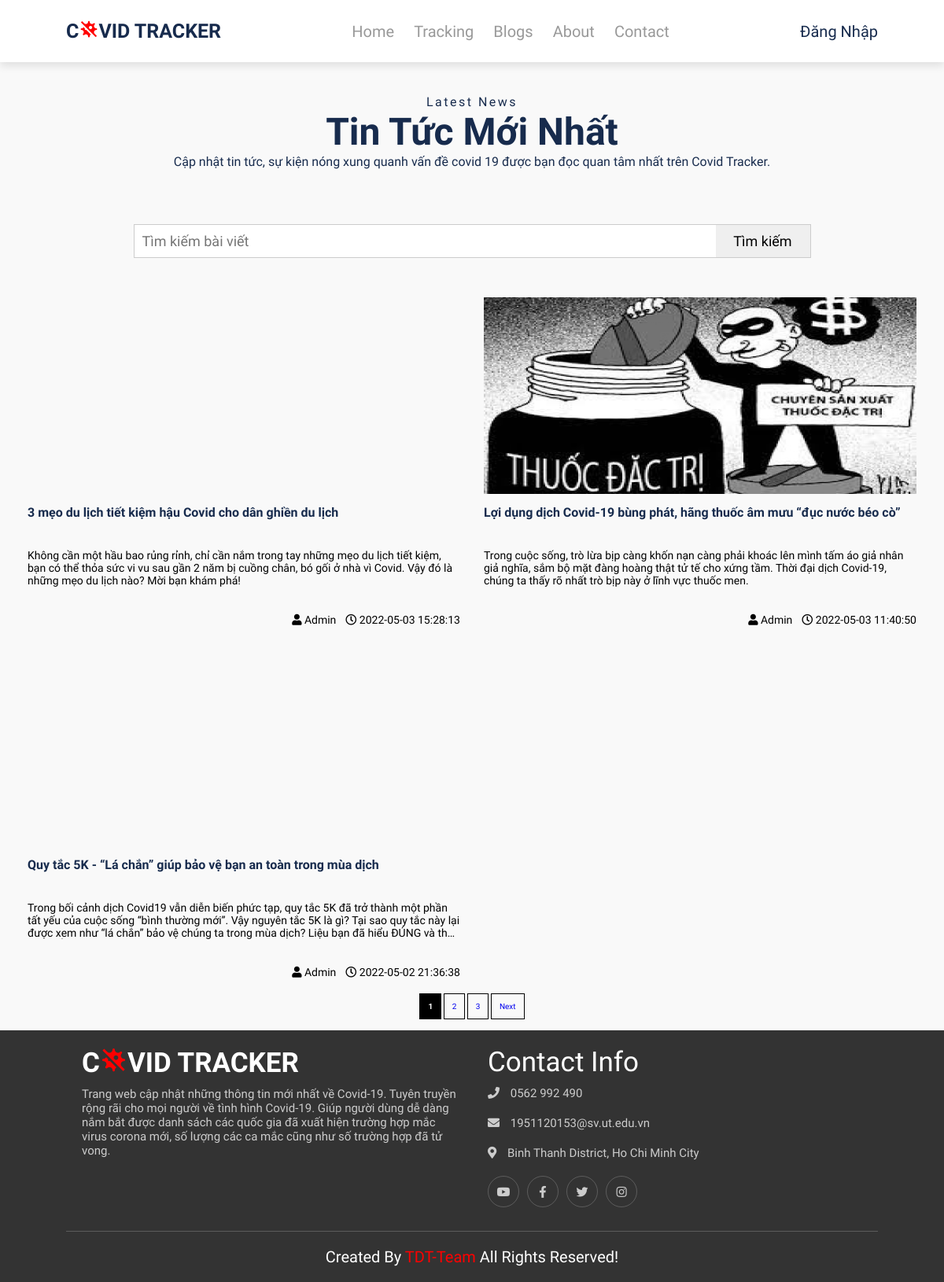
The page /blog.php on the database as committed earlier.
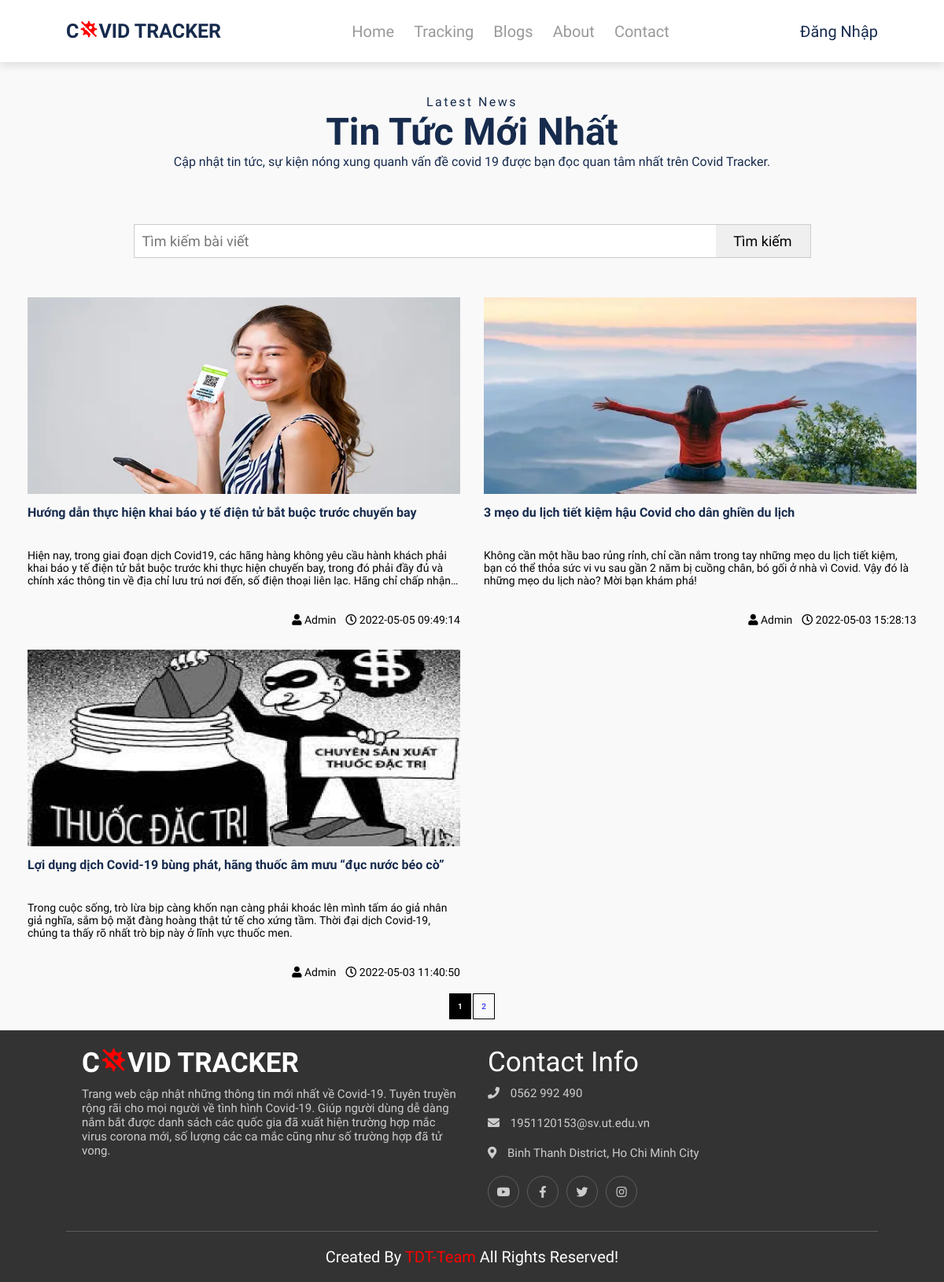
The same page on the database as committed later.
### tables this page shows
CREATE TABLE `posts` (
  `post_id` int(10) NOT NULL,
  `title` text NOT NULL,
  `thumbnail` text NOT NULL,
  `description` text NOT NULL,
  `content` text DEFAULT NULL,
  `date_time_create` datetime NOT NULL DEFAULT current_timestamp(),
  `author` varchar(50) DEFAULT NULL
);

### blog.php (the view, shortened to what this page needs)
<?php
    include('header.php');
    include('conn.php');
?>
<body onLoad=load() class="loading">
    <div class="blog__container" style="margin-top: 100px">
        <div class="row blog__intro">
            <div class="col-12">
                <span>Latest News</span>
                <h3>Tin tức mới nhất</h3>
                <p>Cập nhật tin tức, sự kiện nóng xung quanh vấn đề covid 19 được bạn đọc quan tâm nhất trên Covid Tracker.</p>
            </div>
            <div class="col-12 search">
                <form class="wrapper" method="GET" action="">
                    <?php
                        $param = "";
                        $search = isset($_GET['post-name']) ? $_GET['post-name'] : "";
                    ?>
                    <input type="text" class="search-input" placeholder="Tìm kiếm bài viết" name="post-name" value="<?= isset($_GET['post-name']) ? $_GET['post-name'] : ""; ?>">
                    <input type="submit" class="search-btn" value="Tìm kiếm">
                </form>
            </div>
        </div>
        <div class="row blog__content">
            <?php
                $item_per_page = !empty($_GET['per_page']) ? $_GET['per_page'] : 3;
                $current_page = !empty($_GET['page']) ? $_GET['page'] : 1;
                $offset = ($current_page - 1) * $item_per_page;
                if ($search) {
                    $sql_sl = "SELECT * FROM `posts` WHERE `title` LIKE '%" . $search . "%' OR `description` LIKE '%" . $search . "%' LIMIT " . $item_per_page . " OFFSET " . $offset;
                    $listPost = mysqli_query($connect, $sql_sl);
                    $totalRecords = mysqli_query($connect, "SELECT * FROM `posts` WHERE `title` LIKE '%" . $search . "%' OR `description` LIKE '%" . $search . "%'");
                } else {
                    $sql_sl = "SELECT * FROM `posts` ORDER BY date_time_create DESC LIMIT " . $item_per_page . " OFFSET " . $offset;;
                    $listPost = mysqli_query($connect, $sql_sl);
                    $totalRecords = mysqli_query($connect, "SELECT * FROM `posts`");
                }
                $totalRecords = $totalRecords->num_rows;
                $totalPages = ceil($totalRecords / $item_per_page);
                while ($row = mysqli_fetch_array($listPost)) {
            ?>
            <div class="col-4 col-md-6 col-sm-12">
                <div class="blog__single">
                    <div class="blog__img">
                        <a href="posts.php?id=<?= $row['post_id'] ?>">
                            <img src="upload/<?=$row["thumbnail"]?>" alt="" width="100%">
                        </a>
                    </div>
                    <div class="blog__post">
                        <a href="posts.php?id=<?= $row['post_id'] ?>">
                            <h4><?=$row["title"]?></h4>
                        </a>
                        <p>
                            <?=$row["description"]?>
                        </p>
                    </div>
                    <div class="blog__info">
                        <div class="blog__info-author">
                            <span><i class="fas fa-user"></i></span>
                            <span>Admin</span>
                        </div>
                        <div class="blog__info-cmt">
                            <span><i class="far fa-clock"></i></span>
                            <span><?=$row["date_time_create"]?></span>
                        </div>
                    </div>
                </div>
            </div>
            <?php }
                ?>
        </div>
        <div style="text-align: center; padding-bottom: 25px;" class="pagination">
                <?php include("pagination.php");     ?>
        </div>
    </div>
</body>
<?php
    include('footer.php');
?>

### header.php (shortened to what this page needs)
<!DOCTYPE html>
<html lang="en">
<head>
    <link rel="stylesheet" href="https://cdnjs.cloudflare.com/ajax/libs/font-awesome/5.15.3/css/all.min.css">
    <link rel="stylesheet" href="./css/style.css">
    <link href='https://unpkg.com/boxicons@2.0.9/css/boxicons.min.css' rel='stylesheet'>
    <link rel="stylesheet" href="./css/grid.css">
</head>
<body>
<header>
    <a href="index.php" class="logo">
        C<i class="bx bxs-virus-block bx-tada"></i>VID TRACKER
    </a>
    <nav class="navbar">
        <ul>
            <li><a href="index.php">home</a></li>
            <li><a href="tracker.php">Tracking</a></li>
            <li><a href="blog.php">Blogs</a></li>
            <li><a href="about.php">About</a></li>
            <li><a href="contact.php">contact</a></li>
        </ul>
    </nav>
    <div class="user__section pc">
            <div class="profile noselect" onclick="menuToggle()">
                <?php
                    if (isset($_SESSION["login"])) { ?>
                        <h4 class="user_name">Chào!
                                <?php echo $_SESSION["login"]["1"];
                                ?>
                                <i class="fas fa-user-circle"></i>
                                </h4>
                    <?php } else { ?>
                        <a class="loginBtn-header" href="login.php">Đăng nhập</a>
                    <?php }
                    ?>
            </div>
    </div>
</header>
</body>

### pagination.php (shortened to what this page needs)
<?php if (isset($_GET['id'])) { ?>
<?php
$id = $_GET['id'];
if ($current_page > 3) {
    $first_page = 1;
?>
    <a style="border: 1px solid #000; padding: 10px; text-decoration: none;" href="?<?= $param ?>id=<?= $id ?>&per_page=<?= $item_per_page ?>&page=<?= $first_page ?>">First</a>
<?php }
if ($current_page > 1) {
    $prev_page = $current_page - 1;
?>
    <a style="border: 1px solid #000; padding: 10px; text-decoration: none;" href="?<?= $param ?>id=<?= $id ?>&per_page=<?= $item_per_page ?>&page=<?= $prev_page ?>">Prev</a>
<?php }
?>
<?php for ($num = 1; $num <= $totalPages; $num++) { ?>
    <?php if ($num != $current_page) { ?>
        <?php if ($num > $current_page - 3 && $num < $current_page + 3) { ?>
            <a style="border: 1px solid #000; padding: 10px; text-decoration: none;" href="?<?= $param ?>id=<?= $id ?>&per_page=<?= $item_per_page ?>&page=<?= $num ?>"><?= $num ?></a>
        <?php  } ?>
    <?php  } else { ?>
        <strong style="background-color:#000; border: 1px solid #000; padding: 10px; text-decoration: none; color:#fff;"><?= $num ?></strong>
    <?php  } ?>
<?php }
?>
<?php
if ($current_page < $totalPages - 1) {
    $next_page = $current_page + 1;
?>
    <a style="border: 1px solid #000; padding: 10px; text-decoration: none;" href="?<?= $param ?>id=<?= $id ?>&per_page=<?= $item_per_page ?>&page=<?= $next_page ?>">Next</a>
<?php }
?>
<?php
if ($current_page < $totalPages - 3) {
    $end_page = $totalPages;
?>
    <a style="border: 1px solid #000; padding: 10px; text-decoration: none;" href="?<?= $param ?>id=<?= $id ?>&per_page=<?= $item_per_page ?>&page=<?= $end_page ?>">Last</a>
<?php }
?>
<?php } else { ?>
<?php for ($num = 1; $num <= $totalPages; $num++) { ?>
    <?php if ($num != $current_page) { ?>
        <?php if ($num > $current_page - 3 && $num < $current_page + 3) { ?>
            <a style="border: 1px solid #000; padding: 10px; text-decoration: none;" href="?<?= $param ?>&per_page=<?= $item_per_page ?>&page=<?= $num ?>"><?= $num ?></a>
        <?php  } ?>
    <?php  } else { ?>
        <strong style="background-color:#000; border: 1px solid #000; padding: 10px; text-decoration: none; color:#fff;"><?= $num ?></strong>
    <?php  } ?>
<?php }
?>
<?php
if ($current_page < $totalPages - 1) {
    $next_page = $current_page + 1;
?>
    <a style="border: 1px solid #000; padding: 10px; text-decoration: none;" href="?<?= $param ?>per_page=<?= $item_per_page ?>&page=<?= $next_page ?>">Next</a>
<?php }
?>
<?php }
?>

### footer.php (shortened to what this page needs)
<!DOCTYPE html>
<html lang="en">
<head>
</head>
<body>
<section class="footer">
    <div class="box-container">
        <div class="box noselect">
            <div href="" class="logo">
                C<i class="bx bxs-virus-block bx-tada"></i>VID TRACKER
            </div>
            <p>
                Trang web cập nhật những thông tin mới nhất về Covid-19. Tuyên truyền rộng rãi cho mọi người về tình hình Covid-19.
                Giúp người dùng dễ dàng nắm bắt được danh sách các quốc gia đã xuất hiện trường hợp mắc virus corona mới, số lượng các ca mắc cũng như số trường hợp đã tử vong.
            </p>
        </div>
        <div class="box">
            <h3>contact info</h3>
            <p> <i class="fas fa-phone"></i> 0562 992 490 </p>
            <p> <i class="fas fa-envelope"></i> 1951120153@sv.ut.edu.vn </p>
            <p> <i class="fas fa-map-marker-alt"></i> Binh Thanh District, Ho Chi Minh City </p>
            <div class="share">
                <a href="https://www.youtube.com/watch?v=dQw4w9WgXcQ" target="_blank" class="fab fa-youtube"></a>
                <a href="https://www.facebook.com/profile.php?id=100007816321885" target="_blank" class="fab fa-facebook-f"></a>
                <a href="https://www.youtube.com/watch?v=dQw4w9WgXcQ" target="_blank" class="fab fa-twitter"></a>
                <a href="https://www.youtube.com/watch?v=dQw4w9WgXcQ" target="_blank" class="fab fa-instagram"></a>
            </div>
        </div>
    </div>
    <h1 class="credit"> created by<a href="https://www.youtube.com/watch?v=dQw4w9WgXcQ" target="_blank"> TDT-Team </a> all rights reserved! </h1>
</section>
</body>
</html>

### css/style.css (style rules this page uses)
:root { --color-txt:#FF4F5B; --bg-body: #fafbfd; --bg-content: #ffffff; --bg-hover: #f4f4f4; --color-txt: #172b4d; --nav-height: 70px; --shadow: 0 0 30px 0 rgb(82 63 105 / 5%); }
* { font-family: 'Cairo', sans-serif; margin:0; padding:0; box-sizing: border-box; outline: none; border:none; text-decoration: none; text-transform: capitalize; }
html { font-size: 62.5%; overflow-x: hidden; }
body { background:#f9f9f9; }
section { min-height: 100vh; padding:0 7%; padding-top: 9rem; }
.logo { font-family: 'Cairo', sans-serif; color: var(--color-text); font-size: 2rem; font-weight: 900; }
.logo i { color: red; }
header { width:100%; background: #fff; display: flex; align-items: center; justify-content: space-between; position: fixed; top:0; left: 0; z-index: 1001; padding:2.5rem 7%; box-shadow: 0 .5rem 1rem rgba(0,0,0,.1); }
header .logo { font-size: 2.5rem; color: var(--color-txt); }
header .navbar ul { display: flex; align-items: center; justify-content: center; list-style: none; }
header .navbar ul li { margin-left: 2.5rem; }
header .navbar ul li a { color:#999; font-size: 2rem; }
.footer { min-height: auto; padding-top: 0; background:#333; }
.footer .box { background-color: #333; }
.footer .box-container { display: flex; justify-content: center; flex-wrap: wrap; }
.footer .box-container .box { flex:1 1 25rem; margin:2rem; }
.footer .box-container .box h3 { font-size: 3.5rem; color:#fff; font-weight: normal; }
.footer .box-container .box p { text-transform: none; font-size: 1.5rem; color:#ccc; padding:1rem 0; }
.footer .box-container .box p i { padding-right: 1rem; color: #ccc; }
.footer .box-container .box a { font-size: 1.5rem; color:#ccc; padding:1rem 0; display: block; }
.footer .box-container .box .logo { cursor: default; font-size: 3.5rem; color: #fff; }
.footer .box-container .box .share { display: flex; flex-wrap: wrap; padding:1rem 0; }
.footer .box-container .box .share a { height:4rem; width:4rem; line-height: 2rem; text-align: center; border-radius: 5rem; border:.1rem solid #fff3; margin-right: 1rem; }
.footer .credit { padding:2rem 1rem; text-align: center; color:#fff; font-weight: normal; font-size: 2rem; border-top: .1rem solid #fff3; }
.footer .credit a { color: red; }
.blog__intro { text-align: center; color: var(--color-txt); }
.blog__intro span { margin-top: 20px; font-size: 16px; width: 100%; display: block; letter-spacing: 2.5px; }
.blog__intro h3 { font-size: 48px; }
.blog__intro p { text-transform: none; font-size: 16px; max-width: 70%; margin: 0 auto 20px; }
.blog__intro .search { display: flex; justify-content: center; padding: 20px 0; margin: 30px 0; }
.blog__intro .search .wrapper { display: flex; justify-content: center; border: 1px solid #ccc; background: #fff; width: 70%; }
.blog__intro .search input { flex: 1; font-size: 18px; text-transform: none; padding: 10px; }
.blog__intro .search .search-btn { cursor: pointer; min-width: 80px; max-width: 120px; }
.blog__content { padding: 0 35px; }
.blog__post { text-transform: none; min-height: 140px; }
.blog__post h4 { text-transform: none; margin: 10px 0; color: var(--color-txt); min-height: 48px; line-height: 24px; font-size: 20px; overflow: hidden; display: -webkit-box; -webkit-box-orient: vertical; -webkit-line-clamp: 2; }
.blog__post p { text-transform: none; font-size: 14px; overflow: hidden; display: -webkit-box; -webkit-box-orient: vertical; -webkit-line-clamp: 3; }
.blog__info { margin-bottom: 30px; display: flex; float: right; font-size: 14px; cursor: default; }
.blog__info-author { margin: 0 12px; }
.blog__img img { width: 100%; max-height: 250px; min-height: 250px; }
.user__section { display: flex; position: relative; cursor: pointer; }
.loginBtn-header { width: 100%; color: var(--color-txt); }
.user__section .profile { display: flex; position: relative; font-size: 2rem; align-items: center; }
@media (max-width:1280px) { .blog__post h4 { font-size: 16px; } }
.noselect { -webkit-touch-callout: none; -webkit-user-select: none; -khtml-user-select: none; -moz-user-select: none; -ms-user-select: none; user-select: none; }

### css/grid.css (style rules this page uses)
.row { display: flex; flex-wrap: wrap; margin-left: -15px; margin-right: -15px; }
[class*="col-"] { padding: 0 15px; }
.col-4 { width: 33.33%; }
.col-12 { width: 100%; }
@media only screen and (max-width: 1280px) { .col-md-6 { width: 50%; } }

Rows that differ between the two databases and show on the page:
no longer on this page (row edited): posts: title "Quy tắc 5K - “Lá chắn” giúp bảo vệ bạn an toàn trong mùa dịch", description "Trong bối cảnh dịch Covid19 vẫn diễn biến phức tạp, quy tắc 5K đã trở thành một phần tất yếu của cuộc sống “bình thường mới”. Vậy nguyên tắc 5K là gì? Tại sao quy tắc này lại được xem như “lá chắn” bảo vệ chúng ta trong mùa dịch? Liệu bạn đã hiểu ĐÚNG và…", date_time_create "2022-05-02 21:36:38"
added posts: thumbnail (picture), title "Hướng dẫn thực hiện khai báo y tế điện tử bắt buộc trước chuyến bay", description "Hiện nay, trong giai đoạn dịch Covid19, các hãng hàng không yêu cầu hành khách phải khai báo y tế điện tử bắt buộc trước khi thực hiện chuyến bay, trong đó phải đầy đủ và chính xác thông tin về địa chỉ lưu trú nơi đến, số điện thoại liên lạc. Hãng chỉ chấp…", date_time_create "2022-05-05 09:49:14"
changed posts "3 mẹo du lịch tiết kiệm hậu Covid cho dân ghiền du lịch": thumbnail: picture added
Other text that changed with them:
list line gone: "3"
text no longer shown: "Next"
